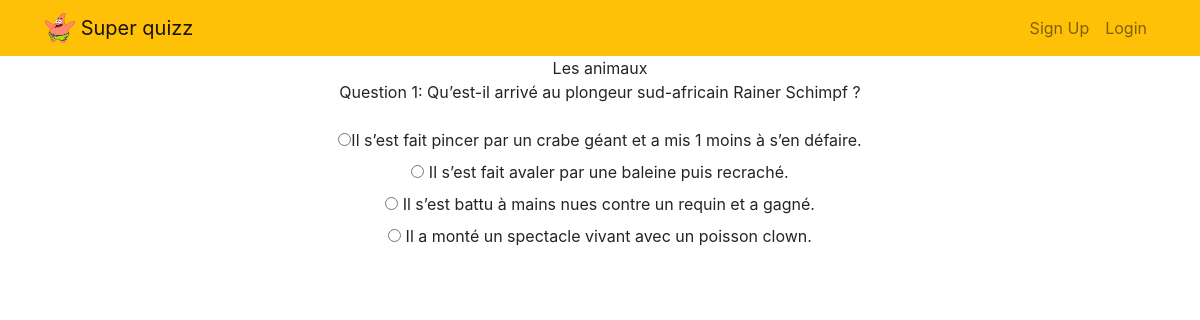
Page /animals/ on the earlier database version.
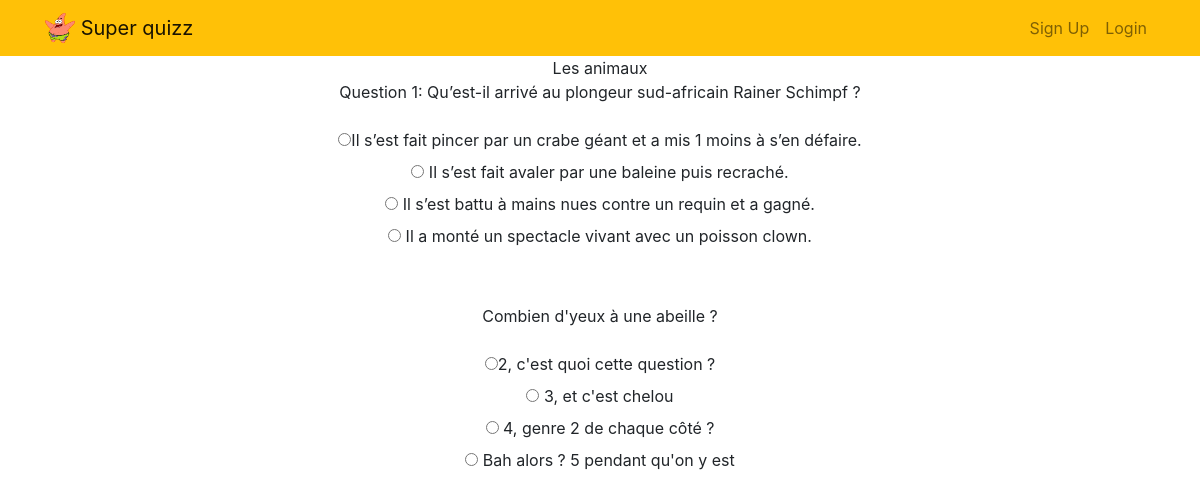
Same page on the later database version.
### todo/models.py (models this page shows, shortened)
class Quizz(models.Model):
    question = models.CharField(max_length=200,null=True)
    op1 = models.CharField(max_length=200,null=True)
    op2 = models.CharField(max_length=200,null=True)
    op3 = models.CharField(max_length=200,null=True)
    op4 = models.CharField(max_length=200,null=True)
    ans = models.CharField(max_length=200,null=True)

### todo/views.py (the view)
# urls.py: path('animals/', views.animals, name='animals'),
def animals(request):
	quizzs = Quizz.objects.all()
	return render(request, 'todo/animals.html',{'quizzs':quizzs} )

### todo/templates/todo/animals.html (shortened to what this page needs)
{% extends 'todo/base.html' %}
{% block content %}
<div class="container text-center">
Les animaux
	<div class="question 1">
		<div class="question 1">Question 1: {% for quizz in quizzs %} {{ quizz.question }}</div>
			<br> <div id="options"> <label class="options"> <input type="radio" name="radio">{{ quizz.op1 }}   </label>
			<br> <input type="radio" name="radio"> <label class="options"> {{ quizz.op2 }}   </label>
			<br> <input type="radio" name="radio"> <label class="options"> {{ quizz.op3 }}   </label>
			<br> <input type="radio" name="radio"> <label class="options"> {{ quizz.op4 }}  </label>
			<br>
			<br>
			<br>
			{% endfor %}
		</div>
    </div>
 {% endblock %}

Differences in the rows shown:
added Quizz: question "Combien d'yeux à une abeille ?", op1 "2, c'est quoi cette question ?", op2 "3, et c'est chelou", op3 "4, genre 2 de chaque côté ?", op4 "Bah alors ? 5 pendant qu'on y est"
